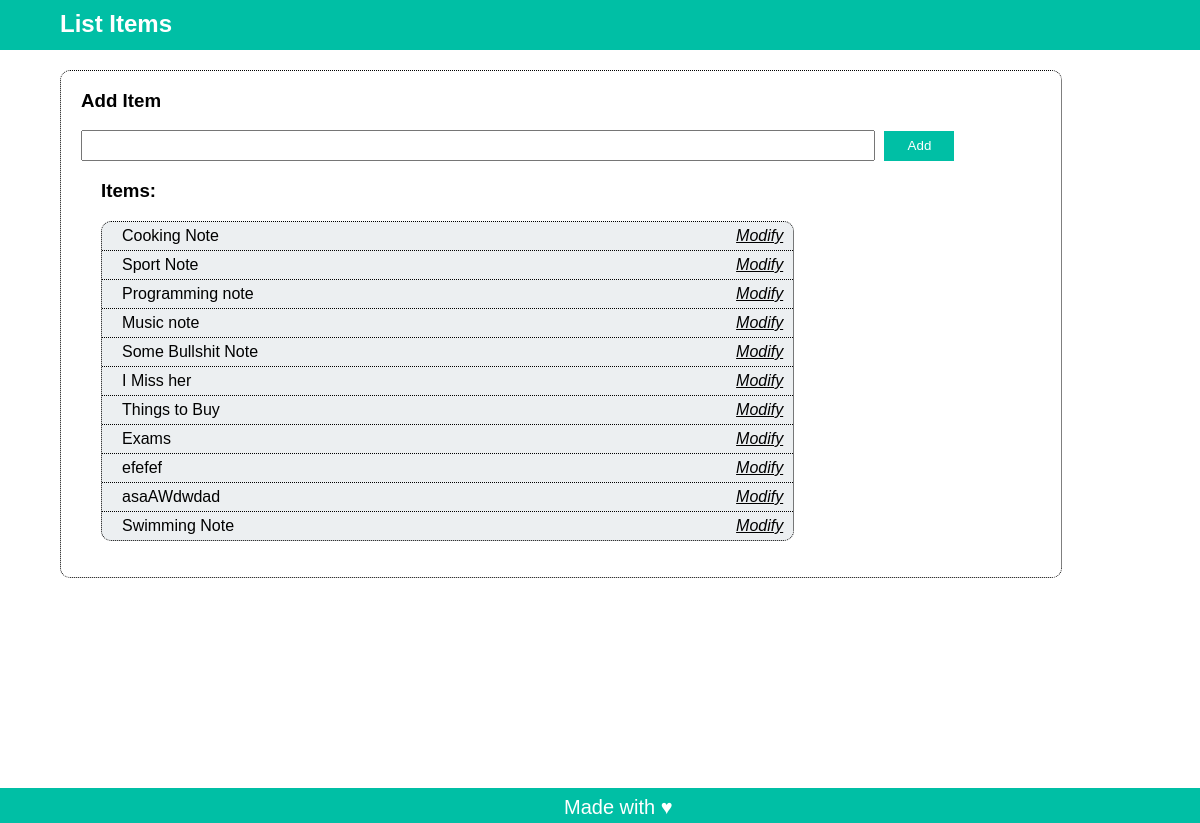
/posts/, run on an earlier commit of the app's database.
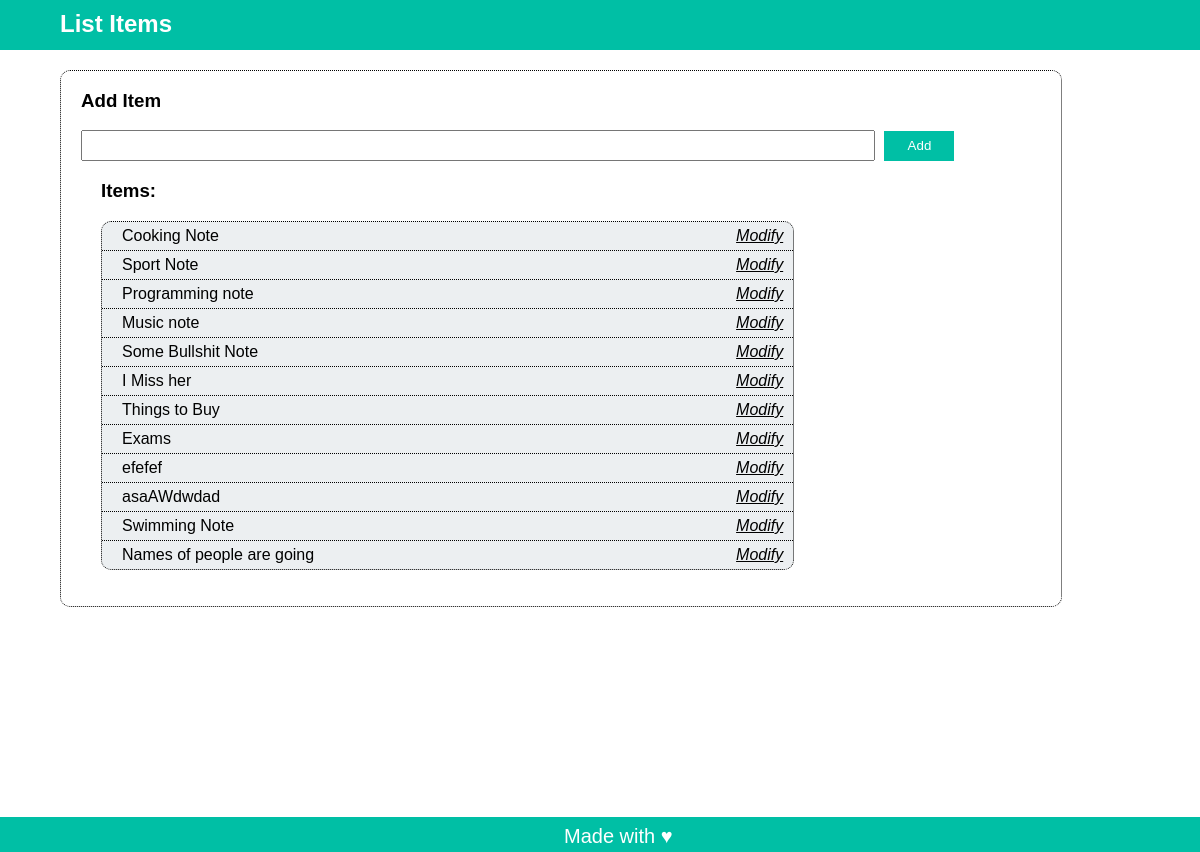
And on a later commit of the database.
### posts/models.py (models this page shows, shortened)
class Post(models.Model):
    title=models.CharField(max_length=200)
    content=models.TextField()
    createted_at= models.DateField(default=datetime.now,blank=True)

### posts/views.py (the view)
# urls.py: path('',views.index,name='index'),
def index(request):
    posts=Post.objects.all()
    context={
        'posts': posts
    }
    return render(request,'posts/index.html',context)

### posts/templates/posts/index.html
    {% extends "posts/base.html" %}
    {% block main%}
        <div id="addItem">
            <h3>Add Item</h3>
            <form action="add" method="GET">
                <input type="text" name="title">
                <input type="submit" value="Add">
            </form>
        </div>
        <div id="list">
            <h3>Items: </h3>
            <ul>
                {% for post in posts%}
                    <li><a href="info/{{post.id}}">{{post.title}}</a> <a href="modify/{{post.id}}">Modify</a></li>
                {%endfor%}
            </ul>
        </div>
    {%endblock%}

What changed in the data, as far as the page shows it:
added Post: title "Names of people are going"
